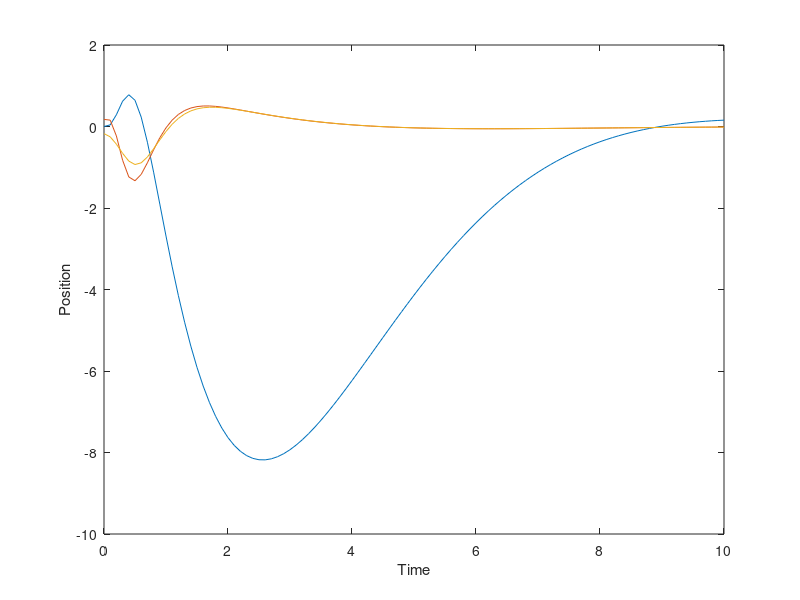

MATLAB code for this plot: (Note: this script raises an error after producing the figure.)
clc; clear; close all;

%% Plant Parameters
m0 = 1.5; % Mass of cart
m1 = .5; % Mass of first linkage
m2 = .75; % Mass of second linkage

l1 = .5; % Length of linkage 1
l2 = .75; % Length of linkage 2

%% Linearized Plant

g = 9.8;

M_0 = [...
    m0+m1+m2 (m1/2+m2)*l1 m2*l2/2;
    (m1/2+m2)*l1 (m1/3+m2)*l1^2 m2*l1*l2/2;
    m2*l2/2 m2*l1*l2/2 (m2*l2^2)/3;
    ];

pG_0 = [...
    0 0 0;
    0 -((.5*m1)+m2)*l1*g 0;
    0 0 -.5*m2*l2*g;
    ];

H = [1 0 0]';

A = [...
    zeros(3) eye(3);
    -inv(M_0)*pG_0 zeros(3);
    ];

B = [...
    zeros(3,1);
    inv(M_0)*H;
    ];

C = eye(6);

%% LQG

Q = eye(6);

R = 1;

% Weight matricies for noise
W1 = eye(6);
W2 = eye(6)*2;

v1 = awgn(zeros(6), 1);
v2 = awgn(zeros(6), 1);

[~, K] = lqr(A, B, Q, R);
F = inv(R)*B'*K;

S = lqr(A', C', W1, W2);

A_n = [...
    A    -B*F;
    S*C  A-B*F-S*C;
    ];

B_n = [...
    v1;
    S*v2;
    ];

C_n = eye(12);

ic = [0; deg2rad(10); deg2rad(-10); 0; 0; 0; zeros(6,1)];

t = 0:.1:10;
lqgSys = ss(A_n, B_n, C_n, zeros(12,6));
kalResponse = initial(lqgSys, ic, t);

figure
plot(t, real(kalResponse(:,1)))
hold on
plot(t, real(kalResponse(:,2)))
plot(t, real(kalResponse(:,3)))
xlabel('Time');
ylabel('Position');

%% Plot
cartPlot(kalResponse, m0, m1, m2, l1, l2);
